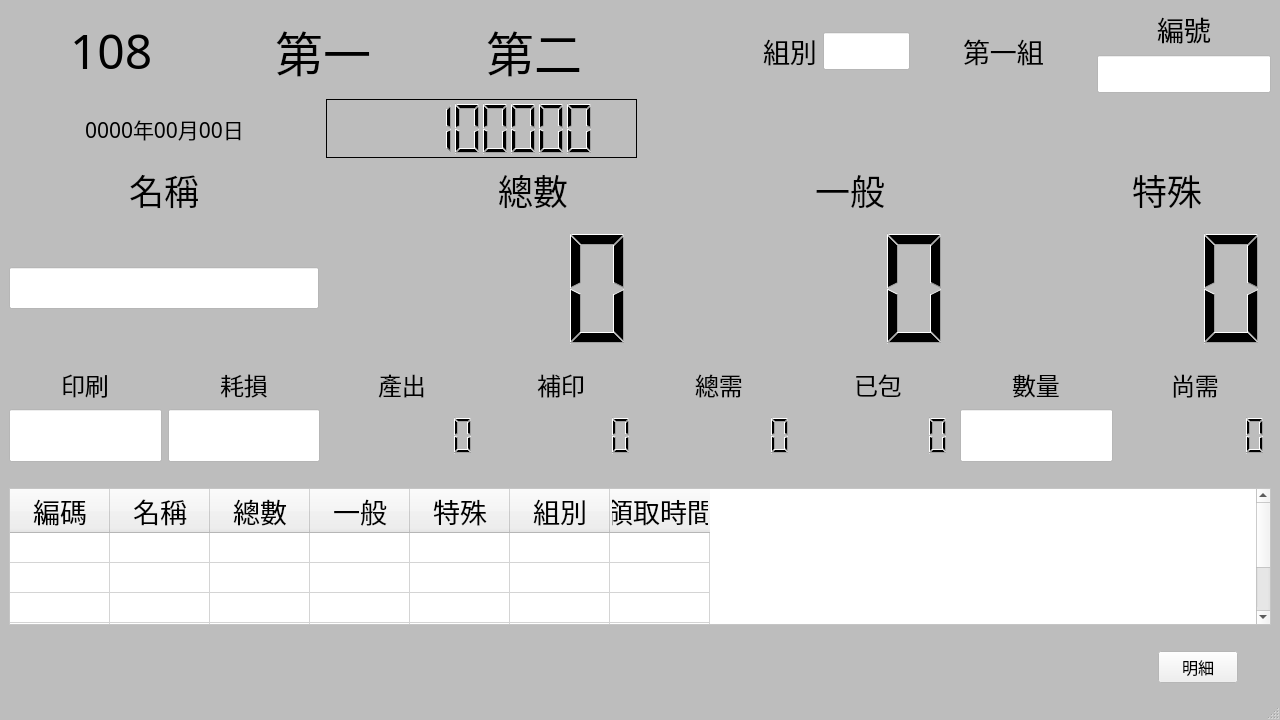
<?xml version="1.0" encoding="UTF-8"?>
<ui version="4.0">
 <class>MainWindow</class>
 <widget class="QMainWindow" name="MainWindow">
  <property name="enabled">
   <bool>true</bool>
  </property>
  <property name="geometry">
   <rect>
    <x>0</x>
    <y>0</y>
    <width>1280</width>
    <height>720</height>
   </rect>
  </property>
  <property name="sizePolicy">
   <sizepolicy hsizetype="Expanding" vsizetype="Expanding">
    <horstretch>0</horstretch>
    <verstretch>0</verstretch>
   </sizepolicy>
  </property>
  <property name="palette">
   <palette>
    <active>
     <colorrole role="Base">
      <brush brushstyle="SolidPattern">
       <color alpha="255">
        <red>255</red>
        <green>255</green>
        <blue>255</blue>
       </color>
      </brush>
     </colorrole>
     <colorrole role="Window">
      <brush brushstyle="SolidPattern">
       <color alpha="255">
        <red>189</red>
        <green>189</green>
        <blue>189</blue>
       </color>
      </brush>
     </colorrole>
    </active>
    <inactive>
     <colorrole role="Base">
      <brush brushstyle="SolidPattern">
       <color alpha="255">
        <red>255</red>
        <green>255</green>
        <blue>255</blue>
       </color>
      </brush>
     </colorrole>
     <colorrole role="Window">
      <brush brushstyle="SolidPattern">
       <color alpha="255">
        <red>189</red>
        <green>189</green>
        <blue>189</blue>
       </color>
      </brush>
     </colorrole>
    </inactive>
    <disabled>
     <colorrole role="Base">
      <brush brushstyle="SolidPattern">
       <color alpha="255">
        <red>189</red>
        <green>189</green>
        <blue>189</blue>
       </color>
      </brush>
     </colorrole>
     <colorrole role="Window">
      <brush brushstyle="SolidPattern">
       <color alpha="255">
        <red>189</red>
        <green>189</green>
        <blue>189</blue>
       </color>
      </brush>
     </colorrole>
    </disabled>
   </palette>
  </property>
  <property name="font">
   <font>
    <family>標楷體</family>
    <pointsize>12</pointsize>
   </font>
  </property>
  <property name="windowTitle">
   <string>作用業</string>
  </property>
  <widget class="QWidget" name="centralwidget">
   <property name="sizePolicy">
    <sizepolicy hsizetype="Preferred" vsizetype="Preferred">
     <horstretch>0</horstretch>
     <verstretch>0</verstretch>
    </sizepolicy>
   </property>
   <property name="baseSize">
    <size>
     <width>1280</width>
     <height>720</height>
    </size>
   </property>
   <property name="palette">
    <palette>
     <active>
      <colorrole role="Base">
       <brush brushstyle="SolidPattern">
        <color alpha="255">
         <red>255</red>
         <green>255</green>
         <blue>255</blue>
        </color>
       </brush>
      </colorrole>
      <colorrole role="Window">
       <brush brushstyle="SolidPattern">
        <color alpha="255">
         <red>255</red>
         <green>255</green>
         <blue>255</blue>
        </color>
       </brush>
      </colorrole>
     </active>
     <inactive>
      <colorrole role="Base">
       <brush brushstyle="SolidPattern">
        <color alpha="255">
         <red>255</red>
         <green>255</green>
         <blue>255</blue>
        </color>
       </brush>
      </colorrole>
      <colorrole role="Window">
       <brush brushstyle="SolidPattern">
        <color alpha="255">
         <red>255</red>
         <green>255</green>
         <blue>255</blue>
        </color>
       </brush>
      </colorrole>
     </inactive>
     <disabled>
      <colorrole role="Base">
       <brush brushstyle="SolidPattern">
        <color alpha="255">
         <red>255</red>
         <green>255</green>
         <blue>255</blue>
        </color>
       </brush>
      </colorrole>
      <colorrole role="Window">
       <brush brushstyle="SolidPattern">
        <color alpha="255">
         <red>255</red>
         <green>255</green>
         <blue>255</blue>
        </color>
       </brush>
      </colorrole>
     </disabled>
    </palette>
   </property>
   <property name="font">
    <font>
     <family>標楷體</family>
     <pointsize>12</pointsize>
    </font>
   </property>
   <layout class="QGridLayout" name="gridLayout_2">
    <item row="0" column="0">
     <layout class="QGridLayout" name="gridLayout" rowstretch="4,3,10,2,2,9,1" columnstretch="1,1,1,1">
      <item row="6" column="3">
       <layout class="QGridLayout" name="gridLayout_3" columnstretch="6,1,1">
        <item row="0" column="1">
         <widget class="QPushButton" name="BN_Detail">
          <property name="focusPolicy">
           <enum>Qt::NoFocus</enum>
          </property>
          <property name="text">
           <string>明細</string>
          </property>
         </widget>
        </item>
        <item row="0" column="2">
         <spacer name="verticalSpacer_2">
          <property name="orientation">
           <enum>Qt::Vertical</enum>
          </property>
          <property name="sizeHint" stdset="0">
           <size>
            <width>20</width>
            <height>40</height>
           </size>
          </property>
         </spacer>
        </item>
        <item row="0" column="0">
         <spacer name="verticalSpacer">
          <property name="orientation">
           <enum>Qt::Vertical</enum>
          </property>
          <property name="sizeHint" stdset="0">
           <size>
            <width>20</width>
            <height>40</height>
           </size>
          </property>
         </spacer>
        </item>
       </layout>
      </item>
      <item row="0" column="2" colspan="2">
       <layout class="QGridLayout" name="gridLayout_9" rowstretch="6,1" columnstretch="2,1,2,2">
        <item row="0" column="2" rowspan="2" alignment="Qt::AlignHCenter">
         <widget class="QLabel" name="L_Group">
          <property name="font">
           <font>
            <pointsize>20</pointsize>
           </font>
          </property>
          <property name="text">
           <string>第一組</string>
          </property>
         </widget>
        </item>
        <item row="0" column="0" rowspan="2" alignment="Qt::AlignRight">
         <widget class="QLabel" name="L_GroupName">
          <property name="font">
           <font>
            <pointsize>20</pointsize>
           </font>
          </property>
          <property name="text">
           <string>組別</string>
          </property>
         </widget>
        </item>
        <item row="0" column="1" rowspan="2">
         <widget class="QLineEdit" name="LE_Group">
          <property name="sizePolicy">
           <sizepolicy hsizetype="Expanding" vsizetype="Fixed">
            <horstretch>0</horstretch>
            <verstretch>0</verstretch>
           </sizepolicy>
          </property>
          <property name="minimumSize">
           <size>
            <width>10</width>
            <height>0</height>
           </size>
          </property>
          <property name="font">
           <font>
            <pointsize>16</pointsize>
           </font>
          </property>
          <property name="focusPolicy">
           <enum>Qt::StrongFocus</enum>
          </property>
          <property name="alignment">
           <set>Qt::AlignCenter</set>
          </property>
         </widget>
        </item>
        <item row="0" column="3" rowspan="2">
         <layout class="QGridLayout" name="gridLayout_11">
          <item row="0" column="0" alignment="Qt::AlignHCenter|Qt::AlignBottom">
           <widget class="QLabel" name="L_NO">
            <property name="font">
             <font>
              <pointsize>20</pointsize>
             </font>
            </property>
            <property name="text">
             <string>編號</string>
            </property>
           </widget>
          </item>
          <item row="1" column="0" alignment="Qt::AlignTop">
           <widget class="QLineEdit" name="LE_NO">
            <property name="font">
             <font>
              <pointsize>16</pointsize>
             </font>
            </property>
            <property name="focusPolicy">
             <enum>Qt::ClickFocus</enum>
            </property>
           </widget>
          </item>
         </layout>
        </item>
       </layout>
      </item>
      <item row="0" column="0" colspan="2">
       <layout class="QGridLayout" name="gridLayout_8">
        <item row="0" column="1" alignment="Qt::AlignHCenter">
         <widget class="QLabel" name="L_TestKind">
          <property name="font">
           <font>
            <family>標楷體</family>
            <pointsize>36</pointsize>
           </font>
          </property>
          <property name="text">
           <string>第一</string>
          </property>
         </widget>
        </item>
        <item row="0" column="2" alignment="Qt::AlignHCenter">
         <widget class="QLabel" name="L_Subject">
          <property name="font">
           <font>
            <pointsize>36</pointsize>
           </font>
          </property>
          <property name="text">
           <string>第二</string>
          </property>
         </widget>
        </item>
        <item row="0" column="0" alignment="Qt::AlignHCenter|Qt::AlignVCenter">
         <widget class="QLabel" name="L_Year">
          <property name="font">
           <font>
            <pointsize>36</pointsize>
           </font>
          </property>
          <property name="text">
           <string>108</string>
          </property>
         </widget>
        </item>
       </layout>
      </item>
      <item row="3" column="0" rowspan="2" colspan="4">
       <layout class="QGridLayout" name="gridLayout_5" rowstretch="1,0" columnstretch="1,1,1,1,1,1,1,1">
        <item row="1" column="7">
         <widget class="QLCDNumber" name="LCD_ExProduce">
          <property name="frameShape">
           <enum>QFrame::NoFrame</enum>
          </property>
          <property name="digitCount">
           <number>7</number>
          </property>
         </widget>
        </item>
        <item row="0" column="7" alignment="Qt::AlignHCenter|Qt::AlignBottom">
         <widget class="QLabel" name="label_6">
          <property name="font">
           <font>
            <pointsize>18</pointsize>
           </font>
          </property>
          <property name="text">
           <string>尚需</string>
          </property>
         </widget>
        </item>
        <item row="1" column="2">
         <widget class="QLCDNumber" name="LCD_Produce">
          <property name="font">
           <font>
            <pointsize>20</pointsize>
           </font>
          </property>
          <property name="frameShape">
           <enum>QFrame::NoFrame</enum>
          </property>
          <property name="digitCount">
           <number>7</number>
          </property>
         </widget>
        </item>
        <item row="0" column="4" alignment="Qt::AlignHCenter|Qt::AlignBottom">
         <widget class="QLabel" name="label_11">
          <property name="font">
           <font>
            <pointsize>18</pointsize>
           </font>
          </property>
          <property name="text">
           <string>總需</string>
          </property>
         </widget>
        </item>
        <item row="0" column="3" alignment="Qt::AlignHCenter|Qt::AlignBottom">
         <widget class="QLabel" name="label_10">
          <property name="font">
           <font>
            <pointsize>18</pointsize>
           </font>
          </property>
          <property name="text">
           <string>補印</string>
          </property>
         </widget>
        </item>
        <item row="1" column="4">
         <widget class="QLCDNumber" name="LCD_VenueNeed">
          <property name="frameShape">
           <enum>QFrame::NoFrame</enum>
          </property>
          <property name="digitCount">
           <number>7</number>
          </property>
         </widget>
        </item>
        <item row="1" column="5">
         <widget class="QLCDNumber" name="LCD_Packed">
          <property name="frameShape">
           <enum>QFrame::NoFrame</enum>
          </property>
          <property name="frameShadow">
           <enum>QFrame::Raised</enum>
          </property>
          <property name="digitCount">
           <number>7</number>
          </property>
         </widget>
        </item>
        <item row="1" column="0">
         <widget class="QLineEdit" name="LE_Print">
          <property name="sizePolicy">
           <sizepolicy hsizetype="Expanding" vsizetype="Expanding">
            <horstretch>0</horstretch>
            <verstretch>0</verstretch>
           </sizepolicy>
          </property>
          <property name="font">
           <font>
            <pointsize>24</pointsize>
           </font>
          </property>
          <property name="focusPolicy">
           <enum>Qt::StrongFocus</enum>
          </property>
          <property name="alignment">
           <set>Qt::AlignRight|Qt::AlignTrailing|Qt::AlignVCenter</set>
          </property>
         </widget>
        </item>
        <item row="1" column="1">
         <widget class="QLineEdit" name="LE_Waste">
          <property name="sizePolicy">
           <sizepolicy hsizetype="Expanding" vsizetype="Expanding">
            <horstretch>0</horstretch>
            <verstretch>0</verstretch>
           </sizepolicy>
          </property>
          <property name="font">
           <font>
            <pointsize>24</pointsize>
           </font>
          </property>
          <property name="focusPolicy">
           <enum>Qt::StrongFocus</enum>
          </property>
          <property name="alignment">
           <set>Qt::AlignRight|Qt::AlignTrailing|Qt::AlignVCenter</set>
          </property>
         </widget>
        </item>
        <item row="0" column="1" alignment="Qt::AlignHCenter|Qt::AlignBottom">
         <widget class="QLabel" name="label_5">
          <property name="font">
           <font>
            <pointsize>18</pointsize>
           </font>
          </property>
          <property name="text">
           <string>耗損</string>
          </property>
         </widget>
        </item>
        <item row="0" column="0" alignment="Qt::AlignHCenter|Qt::AlignBottom">
         <widget class="QLabel" name="label_4">
          <property name="font">
           <font>
            <pointsize>18</pointsize>
           </font>
          </property>
          <property name="text">
           <string>印刷</string>
          </property>
         </widget>
        </item>
        <item row="0" column="5" alignment="Qt::AlignHCenter|Qt::AlignBottom">
         <widget class="QLabel" name="label_9">
          <property name="font">
           <font>
            <pointsize>18</pointsize>
           </font>
          </property>
          <property name="text">
           <string>已包</string>
          </property>
         </widget>
        </item>
        <item row="0" column="2" alignment="Qt::AlignHCenter|Qt::AlignBottom">
         <widget class="QLabel" name="label_8">
          <property name="font">
           <font>
            <pointsize>18</pointsize>
           </font>
          </property>
          <property name="text">
           <string>產出</string>
          </property>
         </widget>
        </item>
        <item row="0" column="6" alignment="Qt::AlignHCenter|Qt::AlignBottom">
         <widget class="QLabel" name="label_12">
          <property name="font">
           <font>
            <pointsize>18</pointsize>
           </font>
          </property>
          <property name="text">
           <string>數量</string>
          </property>
         </widget>
        </item>
        <item row="1" column="6">
         <widget class="QLineEdit" name="LE_Table">
          <property name="sizePolicy">
           <sizepolicy hsizetype="Expanding" vsizetype="Expanding">
            <horstretch>0</horstretch>
            <verstretch>0</verstretch>
           </sizepolicy>
          </property>
          <property name="font">
           <font>
            <pointsize>24</pointsize>
           </font>
          </property>
          <property name="focusPolicy">
           <enum>Qt::StrongFocus</enum>
          </property>
          <property name="alignment">
           <set>Qt::AlignRight|Qt::AlignTrailing|Qt::AlignVCenter</set>
          </property>
         </widget>
        </item>
        <item row="1" column="3">
         <widget class="QLCDNumber" name="LCD_ExPrint">
          <property name="frameShape">
           <enum>QFrame::NoFrame</enum>
          </property>
          <property name="digitCount">
           <number>7</number>
          </property>
         </widget>
        </item>
       </layout>
      </item>
      <item row="5" column="0" colspan="4">
       <layout class="QGridLayout" name="gridLayout_6" rowstretch="1,20,1">
        <item row="1" column="0">
         <widget class="QTableWidget" name="TABLE">
          <property name="font">
           <font>
            <family>標楷體</family>
            <pointsize>20</pointsize>
           </font>
          </property>
          <property name="focusPolicy">
           <enum>Qt::NoFocus</enum>
          </property>
          <property name="sizeAdjustPolicy">
           <enum>QAbstractScrollArea::AdjustToContents</enum>
          </property>
          <property name="editTriggers">
           <set>QAbstractItemView::NoEditTriggers</set>
          </property>
          <property name="selectionMode">
           <enum>QAbstractItemView::NoSelection</enum>
          </property>
          <property name="rowCount">
           <number>5</number>
          </property>
          <property name="columnCount">
           <number>7</number>
          </property>
          <attribute name="horizontalHeaderVisible">
           <bool>true</bool>
          </attribute>
          <attribute name="horizontalHeaderStretchLastSection">
           <bool>false</bool>
          </attribute>
          <attribute name="verticalHeaderVisible">
           <bool>false</bool>
          </attribute>
          <row/>
          <row/>
          <row/>
          <row/>
          <row/>
          <column>
           <property name="text">
            <string>編碼</string>
           </property>
           <property name="textAlignment">
            <set>AlignCenter</set>
           </property>
          </column>
          <column>
           <property name="text">
            <string>名稱</string>
           </property>
          </column>
          <column>
           <property name="text">
            <string>總數</string>
           </property>
          </column>
          <column>
           <property name="text">
            <string>一般</string>
           </property>
          </column>
          <column>
           <property name="text">
            <string>特殊</string>
           </property>
          </column>
          <column>
           <property name="text">
            <string>組別</string>
           </property>
          </column>
          <column>
           <property name="text">
            <string>領取時間</string>
           </property>
          </column>
          <item row="1" column="0">
           <property name="text">
            <string/>
           </property>
           <property name="background">
            <brush brushstyle="NoBrush">
             <color alpha="255">
              <red>167</red>
              <green>167</green>
              <blue>167</blue>
             </color>
            </brush>
           </property>
          </item>
         </widget>
        </item>
        <item row="2" column="0">
         <spacer name="horizontalSpacer_3">
          <property name="orientation">
           <enum>Qt::Horizontal</enum>
          </property>
          <property name="sizeHint" stdset="0">
           <size>
            <width>40</width>
            <height>20</height>
           </size>
          </property>
         </spacer>
        </item>
        <item row="0" column="0">
         <spacer name="horizontalSpacer_4">
          <property name="orientation">
           <enum>Qt::Horizontal</enum>
          </property>
          <property name="sizeHint" stdset="0">
           <size>
            <width>40</width>
            <height>20</height>
           </size>
          </property>
         </spacer>
        </item>
       </layout>
      </item>
      <item row="2" column="0" colspan="4">
       <layout class="QGridLayout" name="gridLayout_4" rowstretch="1,5" columnstretch="3,1,2,1,2,1,2">
        <property name="horizontalSpacing">
         <number>7</number>
        </property>
        <property name="verticalSpacing">
         <number>0</number>
        </property>
        <item row="0" column="1">
         <spacer name="horizontalSpacer">
          <property name="orientation">
           <enum>Qt::Horizontal</enum>
          </property>
          <property name="sizeHint" stdset="0">
           <size>
            <width>40</width>
            <height>20</height>
           </size>
          </property>
         </spacer>
        </item>
        <item row="0" column="5">
         <spacer name="horizontalSpacer_5">
          <property name="orientation">
           <enum>Qt::Horizontal</enum>
          </property>
          <property name="sizeHint" stdset="0">
           <size>
            <width>40</width>
            <height>20</height>
           </size>
          </property>
         </spacer>
        </item>
        <item row="1" column="6">
         <widget class="QLCDNumber" name="LCD_VenueSpecial">
          <property name="sizePolicy">
           <sizepolicy hsizetype="Expanding" vsizetype="Expanding">
            <horstretch>0</horstretch>
            <verstretch>0</verstretch>
           </sizepolicy>
          </property>
          <property name="frameShape">
           <enum>QFrame::NoFrame</enum>
          </property>
          <property name="digitCount">
           <number>3</number>
          </property>
         </widget>
        </item>
        <item row="1" column="4">
         <widget class="QLCDNumber" name="LCD_VenueNormal">
          <property name="sizePolicy">
           <sizepolicy hsizetype="Expanding" vsizetype="Expanding">
            <horstretch>0</horstretch>
            <verstretch>0</verstretch>
           </sizepolicy>
          </property>
          <property name="frameShape">
           <enum>QFrame::NoFrame</enum>
          </property>
          <property name="digitCount">
           <number>3</number>
          </property>
         </widget>
        </item>
        <item row="0" column="3">
         <spacer name="horizontalSpacer_2">
          <property name="orientation">
           <enum>Qt::Horizontal</enum>
          </property>
          <property name="sizeHint" stdset="0">
           <size>
            <width>40</width>
            <height>20</height>
           </size>
          </property>
         </spacer>
        </item>
        <item row="0" column="0" alignment="Qt::AlignHCenter">
         <widget class="QLabel" name="L_VenueName">
          <property name="font">
           <font>
            <pointsize>26</pointsize>
           </font>
          </property>
          <property name="text">
           <string>名稱</string>
          </property>
         </widget>
        </item>
        <item row="0" column="4" alignment="Qt::AlignHCenter">
         <widget class="QLabel" name="L_VenueNormal">
          <property name="font">
           <font>
            <pointsize>26</pointsize>
           </font>
          </property>
          <property name="text">
           <string>一般</string>
          </property>
         </widget>
        </item>
        <item row="0" column="6" alignment="Qt::AlignHCenter">
         <widget class="QLabel" name="L_VenueSpecial">
          <property name="font">
           <font>
            <pointsize>26</pointsize>
           </font>
          </property>
          <property name="text">
           <string>特殊</string>
          </property>
         </widget>
        </item>
        <item row="0" column="2" alignment="Qt::AlignHCenter">
         <widget class="QLabel" name="L_VenueTotal">
          <property name="font">
           <font>
            <pointsize>26</pointsize>
           </font>
          </property>
          <property name="text">
           <string>總數</string>
          </property>
         </widget>
        </item>
        <item row="1" column="0">
         <layout class="QGridLayout" name="gridLayout_10">
          <item row="0" column="0">
           <widget class="QLineEdit" name="LE_VenueName">
            <property name="sizePolicy">
             <sizepolicy hsizetype="Expanding" vsizetype="Fixed">
              <horstretch>0</horstretch>
              <verstretch>0</verstretch>
             </sizepolicy>
            </property>
            <property name="font">
             <font>
              <pointsize>18</pointsize>
             </font>
            </property>
            <property name="focusPolicy">
             <enum>Qt::NoFocus</enum>
            </property>
            <property name="readOnly">
             <bool>true</bool>
            </property>
           </widget>
          </item>
         </layout>
        </item>
        <item row="1" column="2">
         <widget class="QLCDNumber" name="LCD_VenueTotal">
          <property name="sizePolicy">
           <sizepolicy hsizetype="Expanding" vsizetype="Expanding">
            <horstretch>0</horstretch>
            <verstretch>0</verstretch>
           </sizepolicy>
          </property>
          <property name="frameShape">
           <enum>QFrame::NoFrame</enum>
          </property>
          <property name="digitCount">
           <number>3</number>
          </property>
          <property name="segmentStyle">
           <enum>QLCDNumber::Filled</enum>
          </property>
         </widget>
        </item>
       </layout>
      </item>
      <item row="1" column="0" colspan="2">
       <layout class="QGridLayout" name="gridLayout_12">
        <item row="0" column="0" alignment="Qt::AlignHCenter">
         <widget class="QLabel" name="L_Date">
          <property name="font">
           <font>
            <pointsize>16</pointsize>
           </font>
          </property>
          <property name="text">
           <string>0000年00月00日</string>
          </property>
         </widget>
        </item>
        <item row="0" column="1">
         <widget class="QLCDNumber" name="LCD_Time">
          <property name="font">
           <font>
            <pointsize>16</pointsize>
           </font>
          </property>
          <property name="frameShadow">
           <enum>QFrame::Plain</enum>
          </property>
          <property name="digitCount">
           <number>8</number>
          </property>
          <property name="intValue" stdset="0">
           <number>11022033</number>
          </property>
         </widget>
        </item>
       </layout>
      </item>
     </layout>
    </item>
   </layout>
  </widget>
  <widget class="QMenuBar" name="menubar">
   <property name="geometry">
    <rect>
     <x>0</x>
     <y>0</y>
     <width>1280</width>
     <height>25</height>
    </rect>
   </property>
  </widget>
  <widget class="QStatusBar" name="statusbar"/>
 </widget>
 <resources/>
 <connections/>
</ui>
